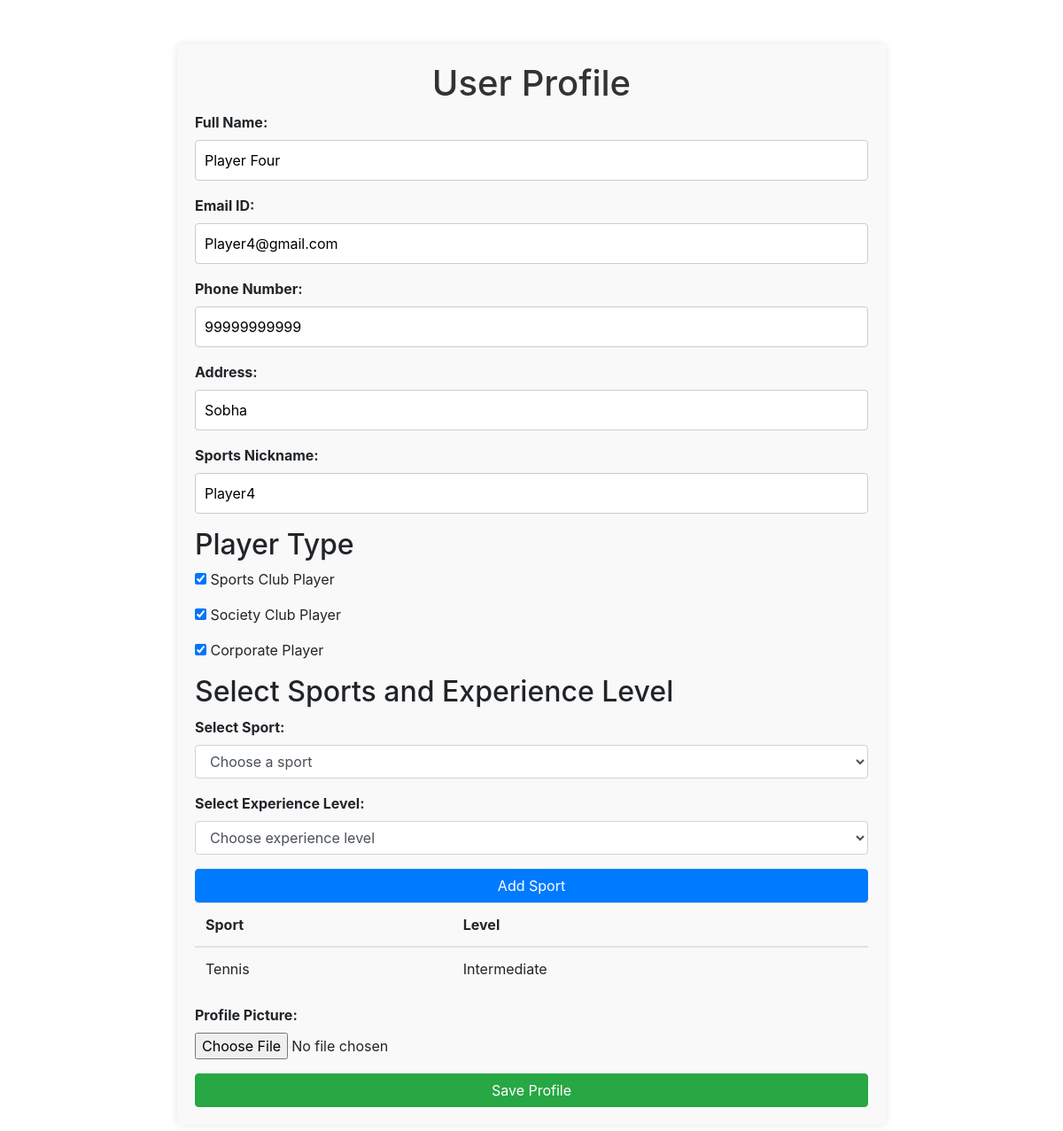
The app's page /user-profile/ (signed in) with its own data.
### pages/models.py (models this page shows, shortened)
class UserProfile(models.Model):
    user = models.OneToOneField(User, on_delete=models.CASCADE, related_name='profile')
    full_name = models.CharField(max_length=100)
    email = models.EmailField()
    phone_number = models.CharField(max_length=20)
    address = models.CharField(max_length=200)
    sports_nickname = models.CharField(max_length=50)
    profile_picture = models.ImageField(upload_to='profile_pictures', null=True, blank=True)
    sports_club_player = models.BooleanField(default=False)
    club_name_sports = models.CharField(max_length=100, blank=True)
    club_location_sports = models.CharField(max_length=200, blank=True)  # New field for location
    society_club_player = models.BooleanField(default=False)
    club_name_society = models.CharField(max_length=100, blank=True)
    club_location_society = models.CharField(max_length=200, blank=True)  # New field for location
    corporate_player = models.BooleanField(default=False)
    club_name_corporate = models.CharField(max_length=100, blank=True)
    club_location_corporate = models.CharField(max_length=200, blank=True)

class UserSport(models.Model):
    LEVEL_CHOICES = [
        ('beginner', 'Beginner'),
        ('intermediate', 'Intermediate'),
        ('advanced', 'Advanced'),
        ('audience', 'Audience'),
    ]
    user_profile = models.ForeignKey(UserProfile, on_delete=models.CASCADE)
    sport = models.ForeignKey(Sport, on_delete=models.CASCADE)
    level = models.CharField(max_length=20, choices=LEVEL_CHOICES)

class Sport(models.Model):
    name = models.CharField(max_length=100)

### pages/views.py (the view)
# urls.py: path('user-profile/', views.user_profile, name='user_profile'),
def user_profile(request):
    profile, created = UserProfile.objects.get_or_create(user=request.user)
    sports = Sport.objects.all()  # Fetch all sports from the database
    if request.method == 'POST':
        profile_form = UserProfileForm(request.POST, request.FILES, instance=profile)
        if profile_form.is_valid():
            profile_form.save()  # Save the profile details
            profile.sports_club_player = request.POST.get('sports_club_player') == 'on'
            profile.club_name_sports = request.POST.get('club_name_sports', '')
            profile.society_club_player = request.POST.get('society_club_player') == 'on'
            profile.club_name_society = request.POST.get('club_name_society', '')
            profile.corporate_player = request.POST.get('corporate_player') == 'on'
            profile.club_name_corporate = request.POST.get('club_name_corporate', '')
            profile.save()  # Save the updated profile
            selected_sports = request.POST.getlist('sports')  # Get the selected sports
            for sport_id in selected_sports:
                sport = Sport.objects.get(id=sport_id)
                level = request.POST.get(f'level_{sport.id}')  # Ensure this matches your input name
                if level:
                    user_sport, created = UserSport.objects.get_or_create(
                        user_profile=profile,
                        sport=sport,
                        defaults={'level': level}
                    )
                    if not created:
                        user_sport.level = level  # Update level if already exists
                        user_sport.save()
            return redirect('view_profile')  # Redirect to the view profile page after saving
    else:
        profile_form = UserProfileForm(instance=profile)
        print(profile_form.errors)
    user_sports = UserSport.objects.filter(user_profile=profile)
    return render(request, 'pages/user_profile.html', {
        'profile_form': profile_form,
        'user_sports': user_sports,
        'sports': sports,  # Pass the sports to the template
    })

### pages/templates/pages/user_profile.html (shortened to what this page needs)
{% extends 'pages/base.html' %}
{% load custom_filters %}
{% block content %}
<div class="profile-container">
    <h1>User Profile</h1>
    <form method="post" enctype="multipart/form-data">
        <div class="form-group">
            <label for="{{ profile_form.full_name.id_for_label }}">Full Name:</label>
            {{ profile_form.full_name }}
        </div>
        <div class="form-group">
            <label for="{{ profile_form.email.id_for_label }}">Email ID:</label>
            {{ profile_form.email }}
        </div>
        <div class="form-group">
            <label for="{{ profile_form.phone_number.id_for_label }}">Phone Number:</label>
            {{ profile_form.phone_number }}
        </div>
        <div class="form-group">
            <label for="{{ profile_form.address.id_for_label }}">Address:</label>
            {{ profile_form.address }}
        </div>
        <div class="form-group">
            <label for="{{ profile_form.sports_nickname.id_for_label }}">Sports Nickname:</label>
            {{ profile_form.sports_nickname }}
        </div>
        <h2>Player Type</h2>
        <div class="form-group">
            {{ profile_form.sports_club_player }} Sports Club Player
        </div>
        <div class="form-group">
            {{ profile_form.society_club_player }} Society Club Player
        </div>
        <div class="form-group">
            {{ profile_form.corporate_player }} Corporate Player
        </div>
        <h2>Select Sports and Experience Level</h2>
        <div class="form-group">
            <label for="sport-select">Select Sport:</label>
            <select id="sport-select" class="form-control">
                <option value="">Choose a sport</option>
            </select>
        </div>
        <div class="form-group">
            <label for="level-select">Select Experience Level:</label>
            <select id="level-select" class="form-control">
                <option value="">Choose experience level</option>
            </select>
        </div>
        <button type="button" id="add-sport" class="btn btn-primary">Add Sport</button>
        <table class="table" id="sports-table">
            <thead>
                <tr>
                    <th>Sport</th>
                    <th>Level</th>
                </tr>
            </thead>
            <tbody>
                {% for user_sport in user_sports %}
                <tr>
                    <td>{{ user_sport.sport.name }}</td>
                    <td>{{ user_sport.level|title }}</td>
                </tr>
                {% empty %}
                <tr class="no-sports">
                    <td colspan="2">No sports selected.</td>
                </tr>
                {% endfor %}
            </tbody>
        </table>
        <div class="form-group">
            <label for="{{ profile_form.profile_picture.id_for_label }}">Profile Picture:</label>
            {{ profile_form.profile_picture }}
        </div>
        <button type="submit" class="btn btn-success">Save Profile</button>
    </form>
</div>
{% endblock %}

### pages/static/css/styles.css (style rules this page uses)
body { background-color: #f2f2f2; font-family: Arial, sans-serif; }
h1 { text-align: center; color: #333; margin-bottom: 20px; }
form { display: flex; flex-direction: column; }
.form-group { width: 100%; margin-bottom: 1.5rem; }
.form-group label { display: block; font-weight: bold; margin-bottom: 0.5rem; }
.form-group input[type=text], .form-group input[type=password], .form-group input[type=email] { width: 100%; padding: 10px; border: 1px solid #ccc; border-radius: 4px; box-sizing: border-box; }
button { background-color: #4CAF50; color: white; padding: 10px; border: none; border-radius: 4px; cursor: pointer; margin-top: 10px; }
.profile-container { background-color: #f9f9f9; padding: 20px; border-radius: 5px; box-shadow: 0 0 10px rgba(0, 0, 0, 0.1); max-width: 800px; margin: 50px auto; }

### records on screen
UserProfile: full_name "Player Four", email "Player4@gmail.com", phone_number "99999999999", address "Sobha", sports_nickname "Player4", sports_club_player "☑", society_club_player "☑", corporate_player "☑"
UserSport: sport.name "Tennis", level "Intermediate"
